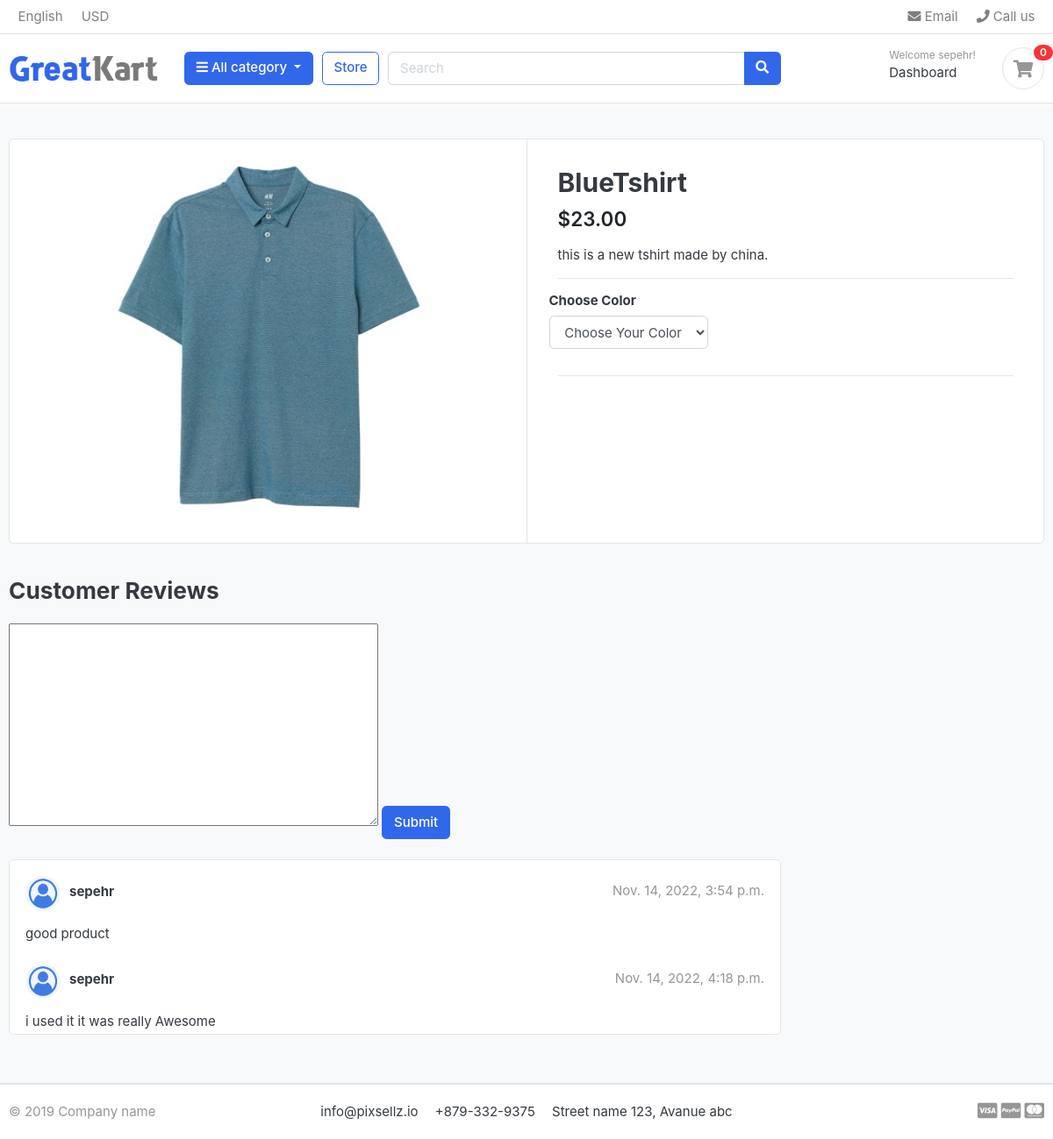
Page /ProductDetail/2 (signed in) on the committed database.
### Product/models.py (models this page shows, shortened)
class ProductDetail(models.Model):
    Pro_Detail=models.ForeignKey(Product,on_delete=models.CASCADE)
    Pro_Cat=models.ForeignKey(Category,on_delete=models.CASCADE)
    Pro_size=models.ForeignKey(Sizes,on_delete=models.CASCADE,null=True,blank=True)
    Pro_color=models.ForeignKey(Colors,on_delete=models.CASCADE,null=True,blank=True)
    objects=ProductDetail_Manger()
    def __str__(self):
        return  self.Pro_Detail.title +self.Pro_Cat.ParentCategory

class Product(models.Model):
    Rate = [
        ('High', 'High'),
        ('Low', 'Low'),
        ('Affordable', 'Affordable')
    ]
    title=models.CharField(max_length=150)
    image=models.ImageField(upload_to='Photos/Product/',null=True)
    description=models.CharField(max_length=150)
    price=models.IntegerField(default=0,null=True,blank=True)
    rate=models.CharField(choices=Rate,max_length=50,null=True,blank=True)
    brand=models.CharField(max_length=50,default="Tommy")
    objects=ProductMange()

### Comments/models.py (models this page shows, shortened)
class Product_Comment(models.Model):
    ItemComment=models.ForeignKey(Comments,on_delete=models.CASCADE)
    ItemProduct=models.ForeignKey(ProductDetail,on_delete=models.CASCADE)
    DataCreated=models.DateTimeField(auto_now_add=True)
    objects=CommentManger()

class Comments(models.Model):
    User_Comment=models.ForeignKey(Account,on_delete=models.CASCADE)
    Description=models.CharField(max_length=150)

### Account/models.py (models this page shows, shortened)
class Account(models.Model):
    user=models.ForeignKey(User,on_delete=models.CASCADE,null=True,blank=True)
    image=models.ImageField(upload_to='user',default="/user/user.jpg")
    city = models.CharField(max_length=50,null=True,blank=True)
    country = models.CharField(max_length=50,null=True,blank=True)
    gender = models.CharField(default="Male", max_length=10)
    phonenumber=models.CharField(null=True,blank=True,max_length=50)

### Product/views.py (the view)
# urls.py: path('ProductDetail/<int:ID>',ProductDetailView.as_view(),name="ProductDetailView"),
class ProductDetailView(DetailView):
    template_name = 'DetailView/DetailView.html'
    slug_field = 'int'
    slug_url_kwarg = 'ID'
    model = ProductDetail
    ID=None
    def get_object(self, queryset=None):
        self.ID=self.kwargs[self.slug_url_kwarg]
        queryset=ProductDetail.objects.filter(id=self.ID).first()
        return queryset
    def get_context_data(self,*args, **kwargs):
        context=super(ProductDetailView, self).get_context_data(*args,**kwargs)
        productid=ProductDetail.objects.filter(id=self.ID).values('Pro_Detail_id')
        print("Get context")
        print("Property")
        getproduct=ProductDetail.objects.get(id=self.ID)
        print(getproduct)
        context['Comments']=Product_Comment.objects.GetAllComments(productdetailid=self.ID)
        p_id=[]
        for item in productid:
            for key in item:
                p_id.append(item.get(key))
        selected_size=ProductDetail.objects.filter(Pro_Detail_id=p_id[0]).values('Pro_size__SizeRate')
        selected_size_list=[]
        for item in selected_size:
            for key in item:
                selected_size_list.append(item.get(key))
        context['pro_sizes']=selected_size_list
        selected_color=ProductDetail.objects.filter(Pro_Detail_id=p_id[0]).values('Pro_color__Color_Rate')
        color_rates=[]
        for item in selected_color:
            for key in item:
                color_rates.append(item.get(key))
        context['color_rates']=set(color_rates)
        return context

### Comments/context_processors.py
class CommentForm(ModelForm):
    class Meta:
        model=Comments
        fields=['Description']
        widgets={
            'Description':Textarea()
        }

### Categories/context_processors.py (called while the page is built)
def CategoriesItem(request):
    categories = Category.objects.all().exclude(Parentitem=None).values('ParentCategory')
    category_item = []
    for category in categories:
        for key in category:
            category_item.append(category.get(key))
    return dict(CategoriesItem=set(category_item))

### Comments/context_processors.py (called while the page is built)
def passform(request):
    return dict(commentform=CommentForm())

def pass_all_comments(request):
    return dict(comments=Comments.objects.all())

### Comments/models.py (called while the page is built)
    def GetAllComments(self,productdetailid):
        return self.filter(ItemProduct_id=productdetailid).all()

### DjangoProject/context_processors.py (called while the page is built)
def orderusercount(request):
    userid = request.user.id
    orderscount = OrderDetail.objects.filter(orderdetail__UserOder__user_id=userid,
                                             orderdetail__transaction=False).aggregate(
        userordercount=Count('productorder'))
    return dict(count=orderscount['userordercount'])

### Product/context_processors.py (called while the page is built)
def populare_product(request):
    mostcount=OrderDetail.objects.order_by('order_count')[:3]
    return dict(mostcount=mostcount)

### templates/DetailView/DetailView.html (shortened to what this page needs)
{% extends 'base.html' %}
{% load static %}
{% block content%}
<section class="section-content padding-y bg">
<div class="container">
<div class="card">
	<div class="row no-gutters">
		<aside class="col-md-6">
<article class="gallery-wrap">
	<div class="img-big-wrap">
	   <a href="#"><img src="{{ object.Pro_Detail.image.url }}"></a>
	</div>
</article>
		</aside>
		<main class="col-md-6 border-left">
<article class="content-body">
<h2 class="title">{{ object.Pro_Detail.title }}</h2>
<div class="mb-3">
	<var class="price h4">${{ object.Pro_Detail.price }}.00</var>
</div>
<p>{{ object.Pro_Detail.description }}.</p>
<hr>
	<div class="row">
		<div class="item-option-select">
			<h6>Choose Color</h6>
			<div class="btn-group btn-group-sm btn-group-toggle" data-toggle="buttons">
			  <select id="select_color" class="form-control" onchange="get_colorname()">
              <option>Choose Your Color</option>
              </select>
			</div>
		</div>
	</div>
	<hr>
</article>
		</main>
	</div>
</div>
<br>
{% if user.id %}
<div class="row">
			<div class="col-md-9">
	<header class="section-heading">
		<h3>Customer Reviews </h3>
	</header>
    <form action="/AddComment/{{ object.id }}" method="post" id="usrform">
    {{ commentform.Description }}
   <button type="submit" class="btn  btn-primary"> Submit  </button>
    </form>
    <br>
{% include 'DetailView/ReviewSection.html' with object=Comments %}
</div>
</div>
{% endif %}
</div>
</section>
{% endblock %}

### templates/header/Header.html (shortened to what this page needs)
{% load static %}
<header class="section-header">
<nav class="navbar p-md-0 navbar-expand-sm navbar-light border-bottom">
<div class="container">
  <div class="collapse navbar-collapse" id="navbarTop4">
    <ul class="navbar-nav mr-auto">
    	<li class="nav-item dropdown">
		 	<a href="#" class="nav-link">   English </a>
		</li>
		<li class="nav-item dropdown">
			<a href="#" class="nav-link"> USD </a>
		</li>
    </ul>
    <ul class="navbar-nav">
		<li><a href="#" class="nav-link"> <i class="fa fa-envelope"></i> Email </a></li>
		<li><a href="#" class="nav-link"> <i class="fa fa-phone"></i> Call us </a></li>
	</ul>
  </div>
</div>
</nav>
<section class="header-main border-bottom">
	<div class="container">
<div class="row align-items-center">
	<div class="col-lg-2 col-md-3 col-6">
		<a href="./" class="brand-wrap">
			<img class="logo" src="{% static "./images/logo.png" %}">
		</a>
	</div>
	<div class="col-lg col-sm col-md col-6 flex-grow-0">
		<div class="category-wrap dropdown d-inline-block float-right">
			<button type="button" class="btn btn-primary dropdown-toggle" data-toggle="dropdown">
				<i class="fa fa-bars"></i> All category
			</button>
		</div>
	</div>
	<a href="/" class="btn btn-outline-primary">Store</a>
	<div class="col-lg  col-md-6 col-sm-12 col">
		<form action="/Search" method="get" class="search">
			<div class="input-group w-100">
			    <input name="q" value="{{ request.get.q}}" type="text" class="form-control" style="width:60%;" placeholder="Search">
			    <div class="input-group-append">
			      <button class="btn btn-primary" type="submit">
			        <i class="fa fa-search"></i>
			      </button>
			    </div>
		    </div>
		</form>
	</div>
	<div class="col-lg-3 col-sm-6 col-8 order-2 order-lg-3">
				<div class="d-flex justify-content-end mb-3 mb-lg-0">
                    {% if user.id %}
					<div class="widget-header">
						<small class="title text-muted">Welcome {{ user }}!</small>
						<div>
							<a href="/DashboardPage"> Dashboard</a>
						</div>
					</div>
                    {% endif %}
					<a href="/CartPage" class="widget-header pl-3 ml-3">
						<div class="icon icon-sm rounded-circle border"><i class="fa fa-shopping-cart"></i></div>
						<span class="badge badge-pill badge-danger notify">{{ count }}</span>
					</a>
				</div>
			</div>
</div>
	</div>
</section>
</header>

### templates/DetailView/ReviewSection.html
{% load static %}
	<article class="box mb-3" style="overflow: scroll;height: 200px">
        {% for comment in object %}
		<div class="icontext w-100" >
			<img src="{{ comment.ItemComment.User_Comment.image.url }}" class="img-xs icon rounded-circle">
			<div class="text">
				<span class="date text-muted float-md-right">{{ comment.DataCreated }}</span>
				<h6 class="mb-1">{{ comment.ItemComment.User_Comment.user.username }} </h6>
			</div>
		</div>
		<div class="mt-3">
			<p>
				{{ comment.ItemComment.Description }}
			</p>
		</div>
            <br>
        {% endfor %}
	</article>

### static/css/ui.css (style rules this page uses)
html { font-family: "Inter", sans-serif; font-size: 15px; }
.content-body { flex: 1 1 auto; padding: 2rem 2.3rem; }
.icon-xs, .icon-sm, .icon-md, .icon-lg { display: inline-block; text-align: center; flex-shrink: 0; flex-grow: 0; }
.icon-sm { width: 48px; height: 48px; line-height: 48px !important; font-size: 20px; }
.img-xs, .img-sm, .img-md, .img-lg { -o-object-fit: cover; object-fit: cover; flex-shrink: 0; flex-grow: 0; }
.img-xs { width: 40px; height: 40px; }
.padding-y { padding-top: 40px; padding-bottom: 40px; }
var { font-style: normal; }
article:after, .form-group:after { display: block; clear: both; content: ""; }
.bg { background-color: #f8f9fa; }
.section-heading { margin-bottom: 20px; margin-top: 15px; }
p:last-child { margin-bottom: 0; }
.header-main { position: relative; padding-top: 1rem; padding-bottom: 1rem; }
.brand-wrap .logo, .navbar-brand .logo { margin-right: 7px; max-height: 42px; display: inline-block; }
.widget-header { display: inline-block; vertical-align: middle; position: relative; }
.widget-header a { color: #343a40; }
.widget-header i { color: #969696; }
.widget-header .title { display: block; }
.widget-header .notify { position: absolute; top: -3px; right: -10px; }
.icontext { display: inline-flex; align-items: center; vertical-align: middle; }
.icontext .text { width: 100%; line-height: 1.2; }
.icontext .icon { position: relative; margin-right: 10px; flex-shrink: 0; flex-grow: 0; }
.notify { position: absolute; top: -4px; right: -10px; display: inline-block; padding: 0.25em 0.6em; font-size: 12px; line-height: 1; text-align: center; border-radius: 3rem; color: #fff; background-color: #fa3434; }
.price { font-weight: 600; color: #212529; }
.box { padding: 18px; background: #fff; border-radius: 0.37rem; border: 1px solid #e4e4e4; }
.box img { max-width: 100%; }
.gallery-wrap .img-big-wrap { margin-bottom: 10px; border-radius: 0.37rem; overflow: hidden; background-color: #fff; }
.gallery-wrap .img-big-wrap a { text-align: center; display: block; }
.gallery-wrap .img-big-wrap img { height: 450px; width: auto; display: inline-block; }
.item-option-select { margin-bottom: 1rem; display: inline-block; margin-right: 15px; }

### rows in the picture
ProductDetail: Pro_Detail.image (picture), Pro_Detail "BlueTshirt", Pro_Detail.price "23", Pro_Detail.description "this is a new tshirt made by china"
Product_Comment: ItemComment.User_Comment.image (picture), DataCreated "Nov. 14, 2022, 3:54 p.m.", ItemComment.User_Comment.user.username "sepehr", ItemComment.Description "good product"
Product_Comment: ItemComment.User_Comment.image (picture), DataCreated "Nov. 14, 2022, 4:18 p.m.", ItemComment.User_Comment.user.username "sepehr", ItemComment.Description "i used it it was really Awesome"

### other values in the picture
{{ user }} "sepehr"
{{ count }} "0"
